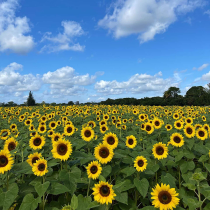
#> input picture images/the_berry_farms_sunflower_field.jpeg, 210 x 210 px, shrunk from 1440 x 1440 before the run
$ jupyter execute EN3160_Assignment_2_210498T.ipynb   (shell and % lines are left out)
#> lines starting #> are read from the running program, lines starting #| are printed output that depends on the picture; after the words box and inside, x2 and y2 are one past the last pixel; in counts of white or black regions, pixels touching at a corner belong together
<center>

# EN3160 Assignment 2
## Fitting

### Priyankan V. - 210498T
</center>

[cell 1]
import cv2 as cv
import numpy as np
import matplotlib.pyplot as plt
import matplotlib.colors as mcolors
from skimage.feature import peak_local_max

#### Question 1

[cell 2]
img1 = cv.imread('images/the_berry_farms_sunflower_field.jpeg', cv.IMREAD_REDUCED_COLOR_4)
#> img1 is the input picture: shape (210, 210, 3); mean B, G, R 119.8, 125.3, 100.4
img1 = cv.cvtColor(img1, cv.COLOR_BGR2GRAY)
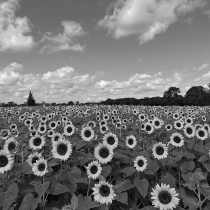
#> img1: shape (210, 210); min 5, max 251, mean 117.2
assert img1 is not None, 'Image not found'

# [4 lines of commented-out code are left out]

[cell 3]
def generate_gaussian_kernel(dim, sigma_val, display=False):
    """Generate a 2D Gaussian kernel with a specified size and sigma."""
    axis_1D = np.linspace(-(dim // 2), dim // 2, dim)
    kernel_1D = np.exp(-(axis_1D ** 2) / (2 * sigma_val ** 2)) / (sigma_val * np.sqrt(2 * np.pi))
    kernel_2D = np.outer(kernel_1D, kernel_1D)

    kernel_2D /= kernel_2D.max()  # Normalize the kernel so its max value is 1.

    if display:
        plt.imshow(kernel_2D, cmap='gray', interpolation='none')
        plt.title("Gaussian Kernel")
        plt.show()

    return kernel_2D

# Parameters
sigma_val = 0.64

# Create a Gaussian kernel
gaussian_kernel_2D = generate_gaussian_kernel(5, sigma_val, display=False)

# Calculate the Laplacian of the Gaussian kernel
laplacian_of_gaussian_kernel = cv.Laplacian(gaussian_kernel_2D, cv.CV_64F) * sigma_val**2

# Apply the Laplacian of Gaussian kernel to the input image
laplacian_filtered_image = cv.filter2D(img1, -1, laplacian_of_gaussian_kernel)
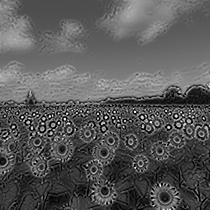
#> laplacian_filtered_image: shape (210, 210); min 0, max 255, mean 88.8

# Threshold the filtered image
threshold = 75  # Modify as necessary
_, binary_output = cv.threshold(np.abs(laplacian_filtered_image), threshold, 255, cv.THRESH_BINARY)
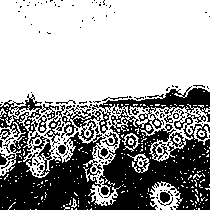
#> binary_output: shape (210, 210); 63.5% white; 154 black regions (137 under 20 px)

# Extract contours from the binary image
contour_list, _ = cv.findContours(binary_output.astype(np.uint8), cv.RETR_EXTERNAL, cv.CHAIN_APPROX_SIMPLE)
#> contour_list = 247 contours, 240 with area under 20; largest, box (x1, y1, x2, y2) and area: (0, 0, 210, 206) 28226, (149, 181, 183, 210) 582, (0, 122, 26, 176) 470, (127, 153, 150, 173) 128, (122, 133, 140, 152) 45, (198, 130, 205, 137) 28, (128, 138, 134, 145) 24

# Draw detected contours as circles on the original image
final_image = cv.cvtColor(img1, cv.COLOR_GRAY2BGR)

for contour in contour_list:
    # Compute the center and radius for each detected blob
    (center_point, radius) = cv.minEnclosingCircle(contour)
    center_coords = (int(center_point[0]), int(center_point[1]))
    radius = int(radius)

    # Draw circles on the image
    cv.circle(final_image, center_coords, radius, (255, 0, 255), 2)  # Purple circles, thickness=2
#> this loop made 247 passes
#> (radius, center_coords) on passes 1, 2, 4: (0, (194, 209)), (0, (87, 209)), (0, (30, 209))
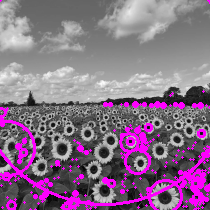
#> final_image: shape (210, 210, 3); mean B, G, R 135.5, 109.9, 135.5

# Visualization
plt.figure(figsize=(15, 10))

plt.subplot(1, 3, 1)
plt.imshow(laplacian_filtered_image, cmap='gray', interpolation='none')
plt.title("Laplacian of Gaussian")

plt.subplot(1, 3, 2)
plt.imshow(binary_output, cmap='gray', interpolation='none')
plt.title("Binary Image")

plt.subplot(1, 3, 3)
plt.imshow(final_image, cmap='gray', interpolation='none')
plt.title("Detected Blobs")

plt.show()

# Display the number of detected blobs
print(f"Number of detected blobs: {len(contour_list)}")
#| Number of detected blobs: 247

[cell 4]
plt.imshow(final_image, interpolation='none', cmap='gray')

plt.show()

# D:\OneDrive - University of Moratuwa\In21 S5\EN3160 Image Processing and Machine Vision - 3\CA\Assignments\2

#### Question 2

[cell 5]
import numpy as np
from scipy.optimize import minimize
from scipy import linalg
import matplotlib.pyplot as plt
import math
from scipy import optimize
import random
from matplotlib.patches import Circle

[cell 6]
N = 100
half_n = N // 2
r = 10
x0_gt, y0_gt = 2, 3  # Center
s = r / 16

t = np.random.uniform(0, 2 * np.pi, half_n)
n = s * np.random.randn(half_n)
x = x0_gt + (r + n) * np.cos(t)
y = y0_gt + (r + n) * np.sin(t)
X_circ = np.hstack((x.reshape(half_n, 1), y.reshape(half_n, 1)))

s = 1.0
m, b = -1, 2
x = np.linspace(-12, 12, half_n)
y = m * x + b + s * np.random.randn(half_n)
X_line = np.hstack((x.reshape(half_n, 1), y.reshape(half_n, 1)))

X = np.vstack((X_circ, X_line))


fig, ax = plt.subplots(1, 1, figsize=(8, 8))

ax.scatter(X_line[:, 0], X_line[:, 1], label='Line')

ax.scatter(X_circ[:, 0], X_circ[:, 1], label='Circle')

circle_gt = plt.Circle((x0_gt, y0_gt), r, color='g', fill=False, label='Ground truth circle')
ax.add_patch(circle_gt)
ax.plot(x0_gt, y0_gt, '+', color='g')

x_min, x_max = ax.get_xlim()
x_ = np.array([x_min, x_max])
y_ = m * x_ + b
plt.plot(x_, y_, color='m', label='Ground truth line')

plt.legend()
plt.show()
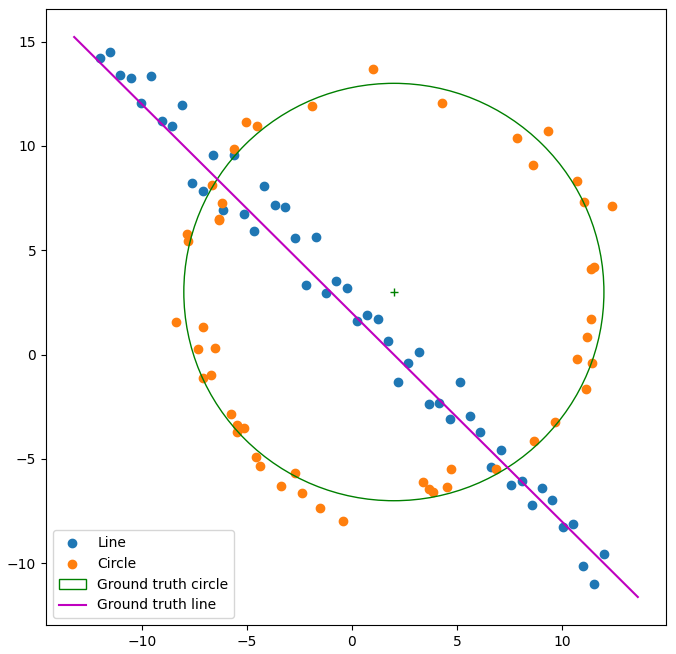
#> figure drawn by matplotlib, 1 panel

[cell 7]
import numpy as np
import matplotlib.pyplot as plt

# Set random seed for reproducibility
np.random.seed(42)

# Create points that fit a line (y = mx + c) with some noise
m = 0.5  # slope of the line
c = 2  # y-intercept
num_line_points = 100
x_line = np.linspace(-10, 10, num_line_points)
y_line = m * x_line + c + np.random.normal(scale=1.0, size=num_line_points)  # Adding noise

# Create points that fit a circle with some noise
center = np.array([5, 5])  # center of the circle
radius = 5
num_circle_points = 100
theta = np.linspace(0, 2 * np.pi, num_circle_points)
x_circle = center[0] + radius * np.cos(theta) + np.random.normal(scale=0.5, size=num_circle_points)
y_circle = center[1] + radius * np.sin(theta) + np.random.normal(scale=0.5, size=num_circle_points)

# Combine points into one dataset
x_points = np.concatenate([x_line, x_circle])
y_points = np.concatenate([y_line, y_circle])

# Plot the noisy point set
plt.figure(figsize=(6, 6))
plt.scatter(x_points, y_points, color='blue', label='Noisy points')
plt.title('Noisy Point Set')
plt.xlabel('X')
plt.ylabel('Y')
plt.legend()
plt.show()
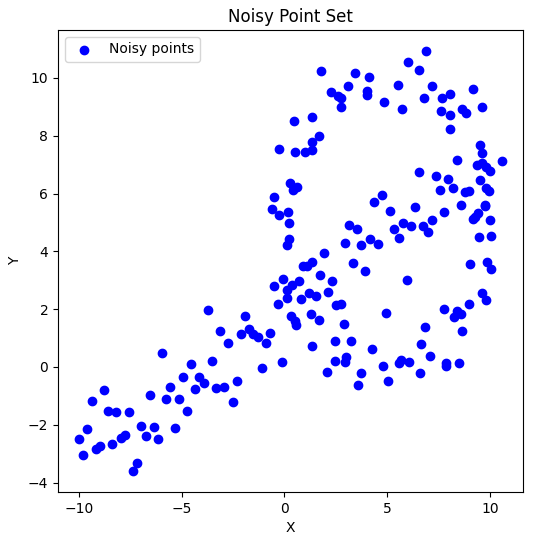
#> figure drawn by matplotlib, 1 panel

[cell 8]
from numpy.linalg import norm

def calculate_line_normal_form(p1, p2):
    """Calculate the line equation parameters from two points: ax + by + d = 0.
    Return the normalized [a, b] and distance d (so that ∥[a,b]⊺∥ = 1).
    """
    a = p2[1] - p1[1]
    b = p1[0] - p2[0]
    d = -(a * p1[0] + b * p1[1])
    norm_factor = norm([a, b])
    return a / norm_factor, b / norm_factor, d / norm_factor

def calculate_perpendicular_distance(a, b, d, point):
    """Calculate the perpendicular distance from a point to the line ax + by + d = 0."""
    x, y = point
    return abs(a * x + b * y + d) / np.sqrt(a**2 + b**2)

def ransac_line_fitting(points, num_iterations, distance_threshold, min_inliers):
#> called with points = array of shape (200, 2), num_iterations = 1000, distance_threshold = 1.5, min_inliers = 50
    best_line = None
    best_inliers = []
    num_points = points.shape[0]

    for _ in range(num_iterations):
        # Randomly select two points
        idxs = np.random.choice(num_points, 2, replace=False)
        p1, p2 = points[idxs]

        # Calculate line parameters (a, b, d) in the form ax + by + d = 0
        a, b, d = calculate_line_normal_form(p1, p2)

        # Calculate perpendicular distances and find inliers
        inliers = []
        for i in range(num_points):
            point = points[i]
            distance = calculate_perpendicular_distance(a, b, d, point)
            if distance < distance_threshold:
                inliers.append(i)

        # Update if we find a better model (more inliers)
        if len(inliers) > len(best_inliers) and len(inliers) > min_inliers:
            best_inliers = inliers
            best_line = (a, b, d)

    return best_line, best_inliers

# Format points as (x, y)
points = np.column_stack((x_points, y_points))

# RANSAC parameters
num_iterations = 1000
distance_threshold = 1.5
min_inliers = 50

# Estimate the best fitting line using RANSAC
best_line, inliers = ransac_line_fitting(points, num_iterations, distance_threshold, min_inliers)

# Extract the line parameters
a, b, d = best_line

# Plot the original points and the best fit line
plt.figure(figsize=(6, 6))
plt.scatter(x_points, y_points, color='blue', label='Noisy points')

# Plot the line
x_vals = np.linspace(-12, 12, 100)
y_vals = -(a * x_vals + d) / b
plt.plot(x_vals, y_vals, color='red', label='Best Fit Line')

plt.title('RANSAC Line Fitting')
plt.xlabel('X')
plt.ylabel('Y')
plt.legend()
plt.show()
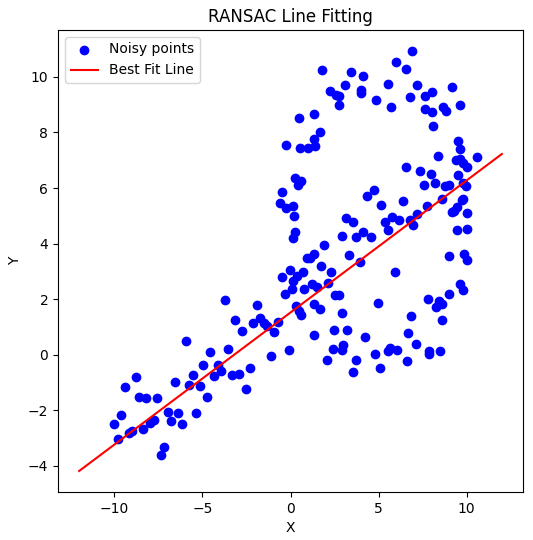
#> figure drawn by matplotlib, 1 panel; curve peaks at x = 12, y = 7.23

print(f"Best line parameters: a={a}, b={b}, d={d}")
print(f"Number of inliers: {len(inliers)}")

[cell 9]
# Remove the line inliers from the dataset
remaining_points = np.delete(points, inliers, axis=0)

# Plot the points after removing the line inliers
plt.figure(figsize=(6, 6))
plt.scatter(remaining_points[:, 0], remaining_points[:, 1], color='blue', label='Remaining points after line removal')
plt.title('Remaining Points After Line Inliers Removal')
plt.xlabel('X')
plt.ylabel('Y')
plt.legend()
plt.show()
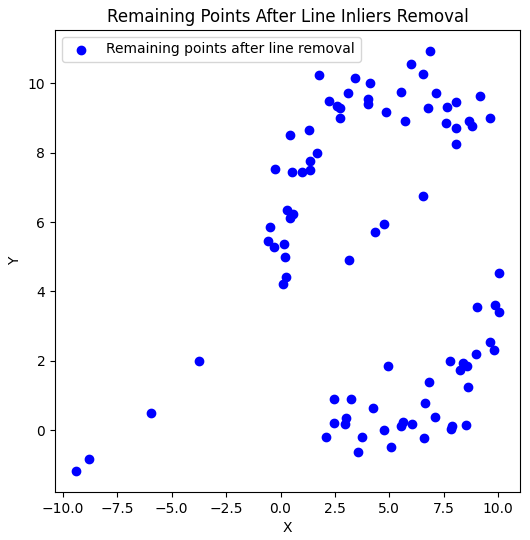
#> figure drawn by matplotlib, 1 panel

[cell 10]
def estimate_circle_from_three_points(p1, p2, p3):
    """Estimate the center and radius of a circle given three points."""
    A = np.array([[p1[0], p1[1], 1], [p2[0], p2[1], 1], [p3[0], p3[1], 1]])
    B = np.array([-(p1[0]**2 + p1[1]**2), -(p2[0]**2 + p2[1]**2), -(p3[0]**2 + p3[1]**2)])

    # Solving for circle parameters
    params = np.linalg.lstsq(A, B, rcond=None)[0]
    x_c = -0.5 * params[0]
    y_c = -0.5 * params[1]
    radius = np.sqrt((params[0]**2 + params[1]**2) / 4 - params[2])

    return x_c, y_c, radius

def calculate_radial_distance(x_c, y_c, radius, point):
    """Calculate the radial distance between a point and the circle (centered at (x_c, y_c) with radius r)."""
    x, y = point
    return abs(np.sqrt((x - x_c)**2 + (y - y_c)**2) - radius)

def ransac_circle_fitting(points, num_iterations, distance_threshold, min_inliers):
#> called with points = array of shape (87, 2), num_iterations = 1000, distance_threshold = 0.5, min_inliers = 30
    best_circle = None
    best_inliers = []
    num_points = points.shape[0]

    for _ in range(num_iterations):
        # Randomly select three points
        idxs = np.random.choice(num_points, 3, replace=False)
        p1, p2, p3 = points[idxs]

        # Estimate circle parameters (x_c, y_c, r)
        try:
            x_c, y_c, radius = estimate_circle_from_three_points(p1, p2, p3)
        except np.linalg.LinAlgError:
            continue  # Skip invalid points that do not form a valid circle

        # Calculate radial distances and find inliers
        inliers = []
        for i in range(num_points):
            point = points[i]
            distance = calculate_radial_distance(x_c, y_c, radius, point)
            if distance < distance_threshold:
                inliers.append(i)

        # Update if we find a better model (more inliers)
        if len(inliers) > len(best_inliers) and len(inliers) > min_inliers:
            best_inliers = inliers
            best_circle = (x_c, y_c, radius)

    return best_circle, best_inliers

# RANSAC parameters for circle fitting
num_iterations_circle = 1000
distance_threshold_circle = 0.5
min_inliers_circle = 30

# Estimate the best fitting circle using RANSAC
best_circle, circle_inliers = ransac_circle_fitting(remaining_points, num_iterations_circle, distance_threshold_circle, min_inliers_circle)

# Extract the circle parameters
x_c, y_c, radius = best_circle

# Plot the remaining points and the best fit circle
plt.figure(figsize=(6, 6))
plt.scatter(remaining_points[:, 0], remaining_points[:, 1], color='blue', label='Remaining points')

# Plot the circle
circle_plot = plt.Circle((x_c, y_c), radius, color='red', fill=False, label='Best Fit Circle')
plt.gca().add_patch(circle_plot)

plt.title('RANSAC Circle Fitting')
plt.xlabel('X')
plt.ylabel('Y')
plt.legend()
plt.axis('equal')
plt.show()
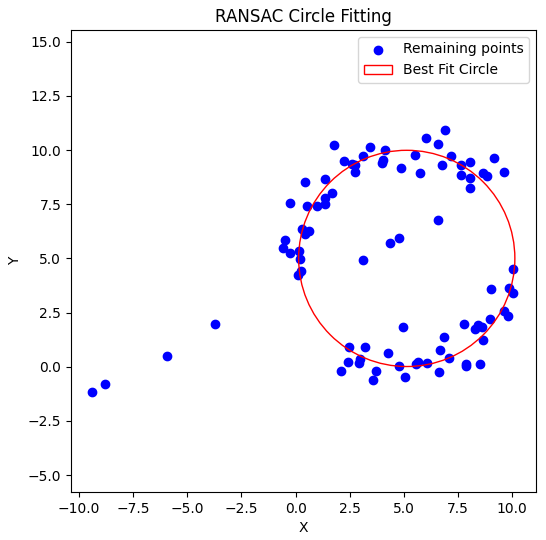
#> figure drawn by matplotlib, 1 panel

print(f"Best circle parameters: center=({x_c}, {y_c}), radius={radius}")
print(f"Number of circle inliers: {len(circle_inliers)}")

[cell 11]
# Combine the results into one plot
plt.figure(figsize=(8, 8))

# Plot original noisy points
plt.scatter(x_points, y_points, color='gray', label='Noisy points')

# Plot the best fit line
x_vals = np.linspace(-12, 12, 100)
y_vals = -(a * x_vals + d) / b
plt.plot(x_vals, y_vals, color='blue', label='Best Fit Line')

# Plot the best fit circle
circle_plot = plt.Circle((x_c, y_c), radius, color='red', fill=False, label='Best Fit Circle')
plt.gca().add_patch(circle_plot)

# Plot inliers for the line
line_inliers_points = points[inliers]
plt.scatter(line_inliers_points[:, 0], line_inliers_points[:, 1], color='cyan', label='Line Inliers')

# Plot inliers for the circle
circle_inliers_points = remaining_points[circle_inliers]
plt.scatter(circle_inliers_points[:, 0], circle_inliers_points[:, 1], color='magenta', label='Circle Inliers')

plt.title('RANSAC: Best Fit Line and Circle')
plt.xlabel('X')
plt.ylabel('Y')
plt.legend()
plt.axis('equal')
plt.show()
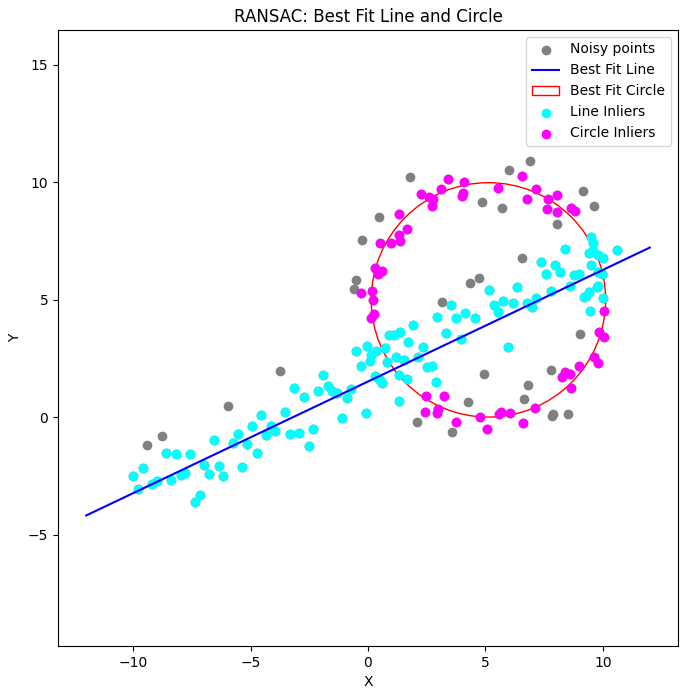
#> figure drawn by matplotlib, 1 panel; curve peaks at x = 12, y = 7.23
